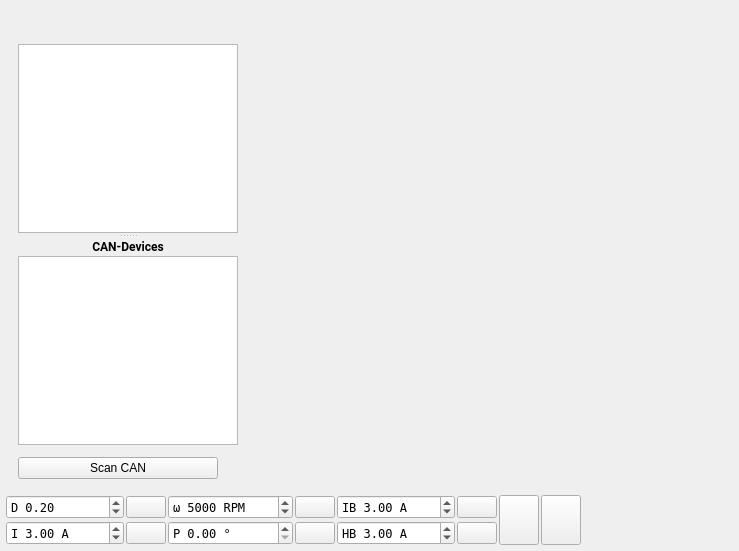
  <widget class="QWidget" name="centralWidget">
   <layout class="QVBoxLayout" name="verticalLayout_3">
    <property name="spacing">
     <number>4</number>
    </property>
    <property name="leftMargin">
     <number>6</number>
    </property>
    <property name="topMargin">
     <number>6</number>
    </property>
    <property name="rightMargin">
     <number>6</number>
    </property>
    <property name="bottomMargin">
     <number>6</number>
    </property>
    <item>
     <layout class="QHBoxLayout" name="horizontalLayout">
      <property name="spacing">
       <number>4</number>
      </property>
      <item>
       <layout class="QVBoxLayout" name="verticalLayout_2">
        <property name="spacing">
         <number>12</number>
        </property>
        <property name="leftMargin">
         <number>12</number>
        </property>
        <property name="topMargin">
         <number>12</number>
        </property>
        <property name="rightMargin">
         <number>0</number>
        </property>
        <property name="bottomMargin">
         <number>12</number>
        </property>
        <item>
         <widget class="QLabel" name="pageLabel">
          <property name="enabled">
           <bool>true</bool>
          </property>
          <property name="maximumSize">
           <size>
            <width>220</width>
            <height>56</height>
           </size>
          </property>
          <property name="text">
           <string/>
          </property>
          <property name="scaledContents">
           <bool>true</bool>
          </property>
         </widget>
        </item>
        <item>
         <widget class="QSplitter" name="leftSplitter">
          <property name="orientation">
           <enum>Qt::Vertical</enum>
          </property>
          <property name="handleWidth">
           <number>6</number>
          </property>
          <property name="childrenCollapsible">
           <bool>true</bool>
          </property>
          <widget class="QListWidget" name="pageList">
           <property name="sizePolicy">
            <sizepolicy hsizetype="Expanding" vsizetype="Expanding">
             <horstretch>0</horstretch>
             <verstretch>0</verstretch>
            </sizepolicy>
           </property>
           <property name="minimumSize">
            <size>
             <width>220</width>
             <height>0</height>
            </size>
           </property>
           <property name="maximumSize">
            <size>
             <width>220</width>
             <height>16777215</height>
            </size>
           </property>
           <property name="font">
            <font>
             <family>Roboto</family>
            </font>
           </property>
           <property name="editTriggers">
            <set>QAbstractItemView::NoEditTriggers</set>
           </property>
           <property name="selectionBehavior">
            <enum>QAbstractItemView::SelectRows</enum>
           </property>
           <property name="resizeMode">
            <enum>QListView::Adjust</enum>
           </property>
           <property name="viewMode">
            <enum>QListView::ListMode</enum>
           </property>
          </widget>
          <widget class="QWidget" name="layoutWidget">
           <layout class="QVBoxLayout" name="verticalLayout">
            <property name="spacing">
             <number>2</number>
            </property>
            <item>
             <widget class="QLabel" name="label">
              <property name="font">
               <font>
                <family>Roboto</family>
                <bold>true</bold>
               </font>
              </property>
              <property name="text">
               <string>CAN-Devices</string>
              </property>
              <property name="alignment">
               <set>Qt::AlignCenter</set>
              </property>
             </widget>
            </item>
            <item>
             <widget class="QListWidget" name="canList">
              <property name="minimumSize">
               <size>
                <width>0</width>
                <height>100</height>
               </size>
              </property>
              <property name="font">
               <font>
                <family>Roboto</family>
               </font>
              </property>
              <property name="editTriggers">
               <set>QAbstractItemView::NoEditTriggers</set>
              </property>
              <property name="selectionBehavior">
               <enum>QAbstractItemView::SelectRows</enum>
              </property>
             </widget>
            </item>
           </layout>
          </widget>
         </widget>
        </item>
        <item>
         <widget class="QPushButton" name="scanCanButton">
          <property name="sizePolicy">
           <sizepolicy hsizetype="Expanding" vsizetype="Minimum">
            <horstretch>0</horstretch>
            <verstretch>0</verstretch>
           </sizepolicy>
          </property>
          <property name="maximumSize">
           <size>
            <width>200</width>
            <height>16777215</height>
           </size>
          </property>
          <property name="text">
           <string>Scan CAN</string>
          </property>
         </widget>
        </item>
       </layout>
      </item>
      <item>
       <widget class="QStackedWidget" name="pageWidget">
        <property name="font">
         <font>
          <family>Roboto</family>
         </font>
        </property>
        <property name="currentIndex">
         <number>-1</number>
        </property>
       </widget>
      </item>
     </layout>
    </item>
    <item>
     <layout class="QGridLayout" name="gridLayout_3">
      <property name="spacing">
       <number>2</number>
      </property>
      <item row="0" column="8">
       <widget class="DisplayBar" name="dispDuty" native="true">
        <property name="sizePolicy">
         <sizepolicy hsizetype="MinimumExpanding" vsizetype="Preferred">
          <horstretch>0</horstretch>
          <verstretch>0</verstretch>
         </sizepolicy>
        </property>
        <property name="minimumSize">
         <size>
          <width>150</width>
          <height>0</height>
         </size>
        </property>
       </widget>
      </item>
      <item row="0" column="4">
       <widget class="QDoubleSpinBox" name="brakeCurrentBox">
        <property name="font">
         <font>
          <family>DejaVu Sans Mono</family>
         </font>
        </property>
        <property name="toolTip">
         <string>Brake current</string>
        </property>
        <property name="prefix">
         <string>IB </string>
        </property>
        <property name="suffix">
         <string> A</string>
        </property>
        <property name="minimum">
         <double>-500.000000000000000</double>
        </property>
        <property name="maximum">
         <double>500.000000000000000</double>
        </property>
        <property name="singleStep">
         <double>0.500000000000000</double>
        </property>
        <property name="value">
         <double>3.000000000000000</double>
        </property>
       </widget>
      </item>
      <item row="1" column="1">
       <widget class="QPushButton" name="currentButton">
        <property name="toolTip">
         <string>Current</string>
        </property>
        <property name="text">
         <string/>
        </property>
       </widget>
      </item>
      <item row="0" column="5">
       <widget class="QPushButton" name="brakeCurrentButton">
        <property name="toolTip">
         <string>Brake current</string>
        </property>
        <property name="text">
         <string/>
        </property>
       </widget>
      </item>
      <item row="1" column="5">
       <widget class="QPushButton" name="handbrakeButton">
        <property name="toolTip">
         <string>Handbrake current</string>
        </property>
        <property name="text">
         <string/>
        </property>
       </widget>
      </item>
      <item row="0" column="3">
       <widget class="QPushButton" name="speedButton">
        <property name="toolTip">
         <string>Speed</string>
        </property>
        <property name="text">
         <string/>
        </property>
       </widget>
      </item>
      <item row="0" column="7" rowspan="2">
       <widget class="QPushButton" name="stopButton">
        <property name="sizePolicy">
         <sizepolicy hsizetype="Fixed" vsizetype="MinimumExpanding">
          <horstretch>0</horstretch>
          <verstretch>0</verstretch>
         </sizepolicy>
        </property>
        <property name="toolTip">
         <string>Switch off</string>
        </property>
        <property name="text">
         <string/>
        </property>
        <property name="iconSize">
         <size>
          <width>40</width>
          <height>40</height>
         </size>
        </property>
       </widget>
      </item>
      <item row="0" column="6" rowspan="2">
       <widget class="QPushButton" name="fullBrakeButton">
        <property name="sizePolicy">
         <sizepolicy hsizetype="Fixed" vsizetype="MinimumExpanding">
          <horstretch>0</horstretch>
          <verstretch>0</verstretch>
         </sizepolicy>
        </property>
        <property name="toolTip">
         <string>Full brake</string>
        </property>
        <property name="text">
         <string/>
        </property>
        <property name="iconSize">
         <size>
          <width>40</width>
          <height>40</height>
         </size>
        </property>
        <property name="autoDefault">
         <bool>false</bool>
        </property>
        <property name="default">
         <bool>false</bool>
        </property>
        <property name="flat">
         <bool>false</bool>
        </property>
       </widget>
      </item>
      <item row="1" column="8">
       <widget class="DisplayBar" name="dispCurrent" native="true">
        <property name="sizePolicy">
         <sizepolicy hsizetype="MinimumExpanding" vsizetype="Preferred">
          <horstretch>0</horstretch>
          <verstretch>0</verstretch>
         </sizepolicy>
        </property>
        <property name="minimumSize">
         <size>
          <width>150</width>
          <height>0</height>
         </size>
        </property>
       </widget>
      </item>
      <item row="0" column="2">
       <widget class="QDoubleSpinBox" name="speedBox">
        <property name="font">
         <font>
          <family>DejaVu Sans Mono</family>
         </font>
        </property>
        <property name="toolTip">
         <string>Speed</string>
        </property>
        <property name="prefix">
         <string>ω </string>
        </property>
        <property name="suffix">
         <string> RPM</string>
        </property>
        <property name="decimals">
         <number>0</number>
        </property>
        <property name="minimum">
         <double>-400000.000000000000000</double>
        </property>
        <property name="maximum">
         <double>400000.000000000000000</double>
        </property>
        <property name="singleStep">
         <double>100.000000000000000</double>
        </property>
        <property name="value">
         <double>5000.000000000000000</double>
        </property>
       </widget>
      </item>
      <item row="1" column="4">
       <widget class="QDoubleSpinBox" name="handbrakeBox">
        <property name="font">
         <font>
          <family>DejaVu Sans Mono</family>
         </font>
        </property>
        <property name="toolTip">
         <string>Handbrake current</string>
        </property>
        <property name="prefix">
         <string>HB </string>
        </property>
        <property name="suffix">
         <string> A</string>
        </property>
        <property name="minimum">
         <double>-500.000000000000000</double>
        </property>
        <property name="maximum">
         <double>500.000000000000000</double>
        </property>
        <property name="singleStep">
         <double>0.500000000000000</double>
        </property>
        <property name="value">
         <double>3.000000000000000</double>
        </property>
       </widget>
      </item>
      <item row="0" column="0">
       <widget class="QDoubleSpinBox" name="dutyBox">
        <property name="font">
         <font>
          <family>DejaVu Sans Mono</family>
         </font>
        </property>
        <property name="toolTip">
         <string>Duty cycle</string>
        </property>
        <property name="wrapping">
         <bool>false</bool>
        </property>
        <property name="frame">
         <bool>true</bool>
        </property>
        <property name="prefix">
         <string>D </string>
        </property>
        <property name="minimum">
         <double>-1.000000000000000</double>
        </property>
        <property name="maximum">
         <double>1.000000000000000</double>
        </property>
        <property name="singleStep">
         <double>0.010000000000000</double>
        </property>
        <property name="value">
         <double>0.200000000000000</double>
        </property>
       </widget>
      </item>
      <item row="1" column="3">
       <widget class="QPushButton" name="posButton">
        <property name="toolTip">
         <string>Position</string>
        </property>
        <property name="text">
         <string/>
        </property>
       </widget>
      </item>
      <item row="0" column="1">
       <widget class="QPushButton" name="dutyButton">
        <property name="toolTip">
         <string>Duty cycle</string>
        </property>
        <property name="text">
         <string/>
        </property>
        <property name="flat">
         <bool>false</bool>
        </property>
       </widget>
      </item>
      <item row="1" column="2">
       <widget class="QDoubleSpinBox" name="posBox">
        <property name="font">
         <font>
          <family>DejaVu Sans Mono</family>
         </font>
        </property>
        <property name="toolTip">
         <string>Position</string>
        </property>
        <property name="prefix">
         <string>P </string>
        </property>
        <property name="suffix">
         <string> °</string>
        </property>
        <property name="maximum">
         <double>3600.000000000000000</double>
        </property>
        <property name="singleStep">
         <double>0.100000000000000</double>
        </property>
        <property name="value">
         <double>0.000000000000000</double>
        </property>
       </widget>
      </item>
      <item row="1" column="0">
       <widget class="QDoubleSpinBox" name="currentBox">
        <property name="font">
         <font>
          <family>DejaVu Sans Mono</family>
         </font>
        </property>
        <property name="toolTip">
         <string>Current</string>
        </property>
        <property name="frame">
         <bool>true</bool>
        </property>
        <property name="prefix">
         <string>I </string>
        </property>
        <property name="suffix">
         <string> A</string>
        </property>
        <property name="minimum">
         <double>-5000.000000000000000</double>
        </property>
        <property name="maximum">
         <double>5000.000000000000000</double>
        </property>
        <property name="singleStep">
         <double>0.500000000000000</double>
        </property>
        <property name="value">
         <double>3.000000000000000</double>
        </property>
       </widget>
      </item>
     </layout>
    </item>
   </layout>
  </widget>
